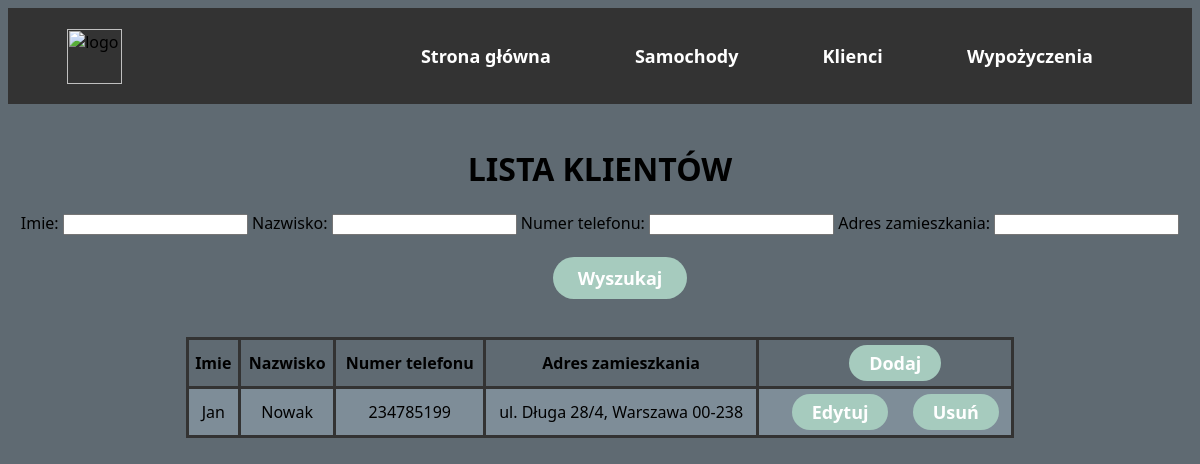
The app's page /clients/, older data.
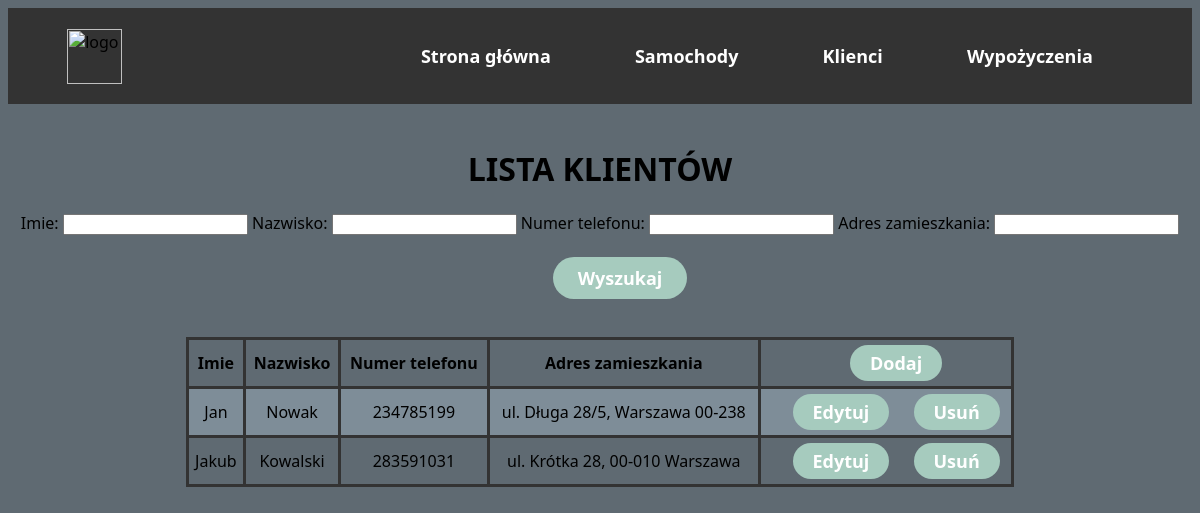
The same page, newer data.
### main/models.py (models this page shows, shortened)
class Client(models.Model):
    name = models.CharField('Imie', max_length=20)
    surname = models.CharField('Nazwisko', max_length=20)
    mobile = models.CharField('Numer telefonu', max_length=12)
    address = models.CharField('Adres zamieszkania', max_length=100)

### main/views.py (the view)
# urls.py: path("clients/", views.clients, name="clients"),
def clients(response):
    clients = Client.objects.all()
    myFilter = ClientFilter(response.GET, queryset=clients)
    clients = myFilter.qs
    return render(response, "main/clients.html", {"clients": clients, "myFilter": myFilter})

### main/templates/main/clients.html (shortened to what this page needs)
{% extends 'main/base.html' %}
{% block content %}
    <h1 style="text-align:center">LISTA KLIENTÓW</h1>
    <form method="get" align="center">
        {{myFilter.form}}
        <br><br>
        <button type="submit">Wyszukaj</button>
    </form>
    <br>
    <table align="center">
        <tr>
            <th>Imie</th>
            <th>Nazwisko</th>
            <th>Numer telefonu</th>
            <th>Adres zamieszkania</th>
            <th><a href="add"><button class="button button1">Dodaj</button></a></th>
        </tr>
        {% for item in clients %}
        <tr>
            <td>{{item.name}}</td>
            <td>{{item.surname}}</td>
            <td>{{item.mobile}}</td>
            <td>{{item.address}}</td>
            <td><a href="{% url 'update_client' item.id %}"><button class="button button1"> Edytuj </button></a>   <a href="{% url 'delete_client' item.id %}"><button class="button button1"> Usuń </button></a></td>
        </tr>
        {% endfor %}
    </table>
{% endblock %}

Row changes from the older to the newer data that the page shows:
changed Client "Jan": address "ul. Długa 28/4, Warszawa 00-238" → "ul. Długa 28/5, Warszawa 00-238"
added Client: name "Jakub", surname "Kowalski", mobile "283591031", address "ul. Krótka 28, 00-010 Warszawa"
